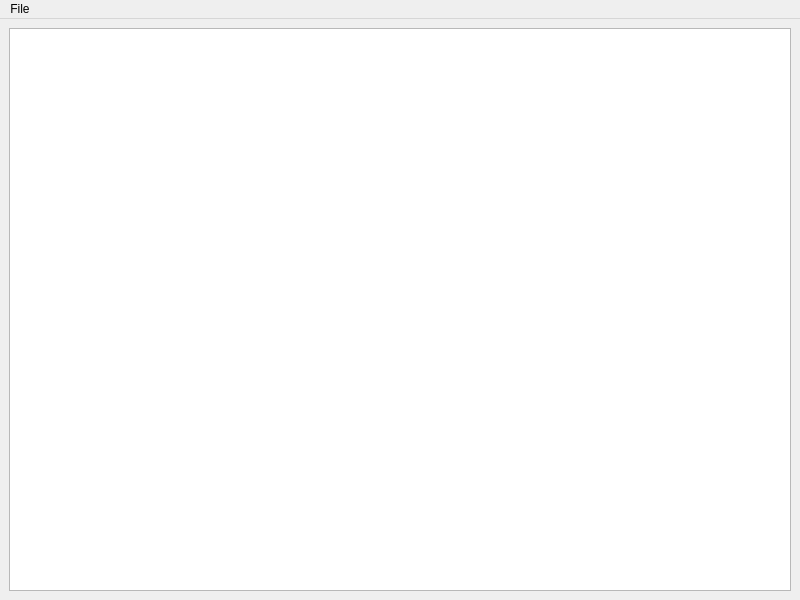
<?xml version="1.0" encoding="UTF-8"?>
<ui version="4.0">
 <class>MainWindow</class>
 <widget class="QMainWindow" name="MainWindow">
  <property name="geometry">
   <rect>
    <x>0</x>
    <y>0</y>
    <width>800</width>
    <height>600</height>
   </rect>
  </property>
  <property name="windowTitle">
   <string>MainWindow</string>
  </property>
  <widget class="QWidget" name="centralwidget">
   <layout class="QGridLayout" name="gridLayout">
    <item row="0" column="0">
     <widget class="QPlainTextEdit" name="plainTextEdit"/>
    </item>
   </layout>
  </widget>
  <widget class="QMenuBar" name="menubar">
   <property name="geometry">
    <rect>
     <x>0</x>
     <y>0</y>
     <width>800</width>
     <height>22</height>
    </rect>
   </property>
   <widget class="QMenu" name="menuFile">
    <property name="title">
     <string>File</string>
    </property>
    <addaction name="actionOpen_PDF_file"/>
    <addaction name="separator"/>
    <addaction name="actionClose"/>
   </widget>
   <addaction name="menuFile"/>
  </widget>
  <action name="actionOpen_PDF_file">
   <property name="text">
    <string>Open PDF file</string>
   </property>
  </action>
  <action name="actionClose">
   <property name="text">
    <string>Close</string>
   </property>
  </action>
 </widget>
 <resources/>
 <connections/>
</ui>
